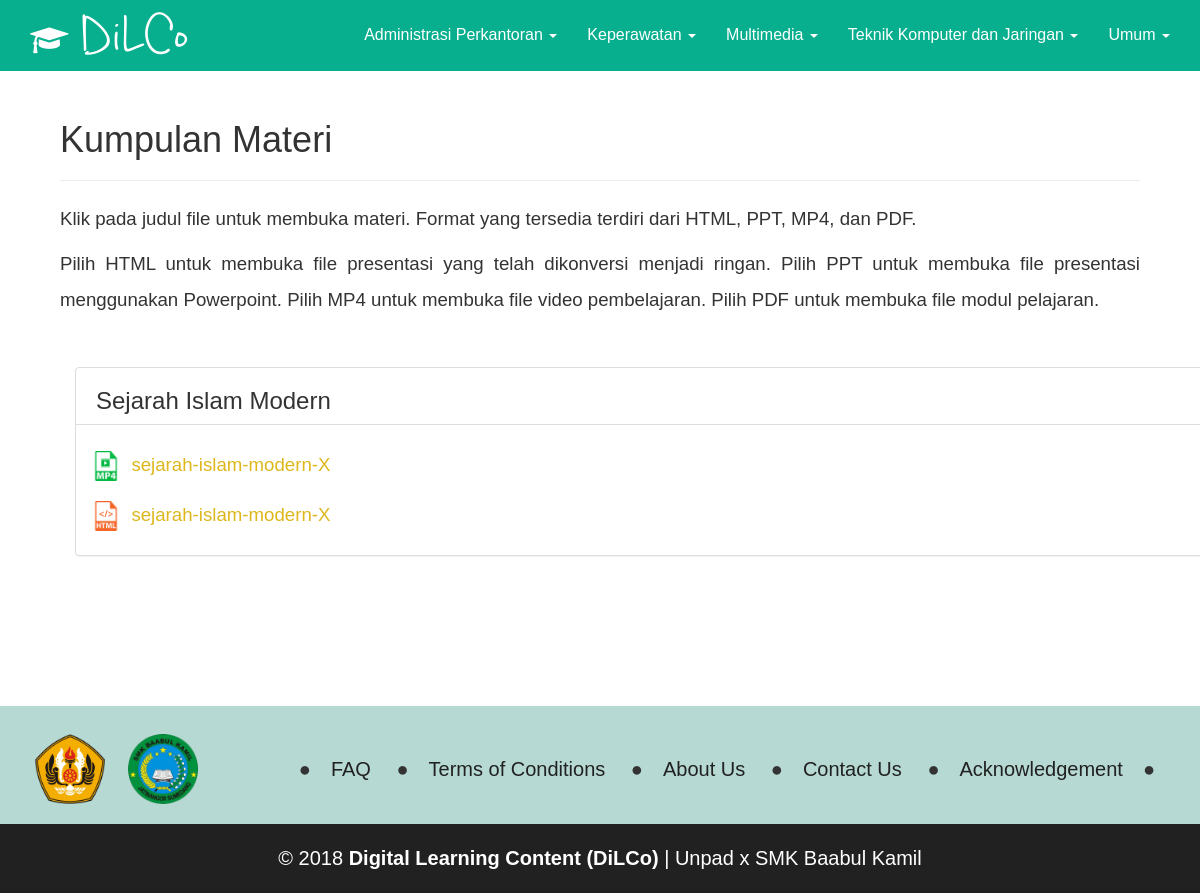
Screenshot of /index.php?mapel=1 with the database file from the repository.
### tables this page shows
CREATE TABLE `jurusan` (
  `id` int(11) NOT NULL,
  `jurusan` varchar(255) NOT NULL
);

CREATE TABLE `materi` (
  `id` int(11) NOT NULL,
  `jurusan_id` int(11) NOT NULL,
  `kelas_id` int(11) NOT NULL,
  `mapel_id` int(11) NOT NULL,
  `materi` varchar(255) NOT NULL
);

CREATE TABLE `materi_file` (
  `id` int(11) NOT NULL,
  `jurusan_id` int(11) NOT NULL,
  `kelas_id` int(11) NOT NULL,
  `mapel_id` int(11) NOT NULL,
  `materi_id` int(11) NOT NULL,
  `konten` varchar(255) NOT NULL
);

### includes/materi.php (the view, shortened to what this page needs)
<?php
$mapel_id = $_GET["mapel"];
$query = mysqli_query($connection, "SELECT materi.*, mata_pelajaran.mata_pelajaran
                                    FROM materi, mata_pelajaran
                                    WHERE mata_pelajaran.id = materi.mapel_id
                                    AND materi.mapel_id = '$mapel_id'
                                    ORDER BY id ASC")
?>
		<div class="content">
			<h1>Kumpulan Materi</h1><hr>
			<p class="detail">Klik pada judul file untuk membuka materi. Format yang tersedia terdiri dari HTML, PPT, MP4, dan PDF.</p>
			<p class="detail">Pilih HTML untuk membuka file presentasi yang telah dikonversi menjadi ringan.
			Pilih PPT untuk membuka file presentasi menggunakan Powerpoint.
			Pilih MP4 untuk membuka file video pembelajaran.
			Pilih PDF untuk membuka file modul pelajaran.</p><br><br>
			<div class="materi">
				<div class="container">
					<?php while($row = mysqli_fetch_array($query)) {
						$materi_id = $row["id"];
						$querysub = mysqli_query($connection, "SELECT * FROM materi_file WHERE materi_id='$materi_id'");
						echo
					'<div class="panel panel-default">
						<div class="panel-heading">
							<h3>'.$row["materi"].'</h3>
						</div>
						<div class="panel-body learned">';
							while ($rowsub = mysqli_fetch_array($querysub)) {
								$name = pathinfo($rowsub["konten"], PATHINFO_FILENAME);
								$ext  = pathinfo($rowsub["konten"], PATHINFO_EXTENSION);
									if ($ext == 'html'){
										echo '<img src="assets/images/html.png">';
									}
									else if ($ext == 'mp4'){
										echo '<img src="assets/images/mp4.png">';
									}
								echo '&nbsp;&nbsp;<a href="admin/materi/'.$rowsub["konten"].'" target="_blank">'.$name.'</a><br>';
						}
					echo
						'</div>
					</div>';
					}?>
				</div>
			</div>
		</div><br><br><br><br>

### includes/head.php (shortened to what this page needs)
<!DOCTYPE html>
<html>
    <head>
        <link rel="stylesheet" type="text/css" media="screen" href="assets/css/custom.css">
        <link rel="stylesheet" type="text/css" media="screen" href="assets/css/bootstrap.min.css">
		<link rel="stylesheet" type="text/css" media="screen" href="assets/css/font-awesome.min.css">
    </head>

### includes/header.php (shortened to what this page needs)
<?php
	$query=mysqli_query($connection, "SELECT * FROM jurusan ORDER BY id ASC");
?>
	<body>
		<div class="navbar navbar-fixed-top x-navbar">
			<div class="container brand">
				<a href="index.php" class="navbar-brand logo"><span class="fa fa-graduation-cap logo"></span> DiLCo</a>
				<div class="collapse navbar-collapse" id="navHeaderCollapse">
					<ul class="navb navbar-nav navbar-right x-nav">
					<?php while($row = mysqli_fetch_array($query)) {
						echo
						'<li>
							<a href="#" class="toscroll scroll dropdown-toggle" data-toggle="dropdown">'.$row["jurusan"].' <b class="caret"></b></a>
							<ul class="dropdown-menu multi-level">';
							echo
							'</ul>
						</li>';
					}?>
					</ul>
				</div>
			</div>
		</div>

### index.php (shortened to what this page needs)
<?php
    include "includes/head.php";
    include "includes/config.php";
    include "includes/header.php";
    if (isset($_GET["home"])) {include "includes/home.php";}
        else if (isset($_GET["mapel"])) {include "includes/materi.php";}
        else if (isset($_GET["faq"])) {include "includes/faq.php";}
        else if (isset($_GET["about"])) {include "includes/about.php";}
        else if (isset($_GET["ackno"])) {include "includes/acknowledgement.php";}
        else {include "includes/home.php";}
    include "includes/footer.php";
?>

### includes/footer.php (shortened to what this page needs)
		<div class="footertips">
			<div class="container">
				<div class="ft-logo">
					<ul>
						<li>
							<a href="http://unpad.ac.id" target="_blank"><img src="assets/images/unpad.png"></a>
						</li>
						<li>&nbsp;&nbsp;&nbsp;&nbsp;</li>
						<li>
							<a href="http://smkbaabulkamil.sch.id" target="_blank"><img src="assets/images/smkbaabulkamil.png"></a>
						</li>
					</ul>
				</div>
				<div class="ft-link footer-link"><br>
					&#9679;&emsp;<a href="index.php?faq">FAQ</a>
					&emsp;&#9679;&emsp;<a href="index.php?faq#toc">Terms of Conditions</a>
					&emsp;&#9679;&emsp;<a href="index.php?about">About Us</a>
					&emsp;&#9679;&emsp;<a href="index.php?about#con">Contact Us</a>
					&emsp;&#9679;&emsp;<a href="index.php?ackno">Acknowledgement</a>&emsp;&#9679;&emsp;
				</div>
				<div class="clearfix"></div>
			</div>
		</div>
		<footer>
			<div class="footer-link">
				&copy; 2018 <b>Digital Learning Content (DiLCo)</b> | Unpad x SMK Baabul Kamil
			</div>
		</footer>
    </body>
</html>

### assets/css/custom.css (style rules this page uses)
p { margin: 0; line-height: 1.9em; }
ul { margin: 0; padding: 0; }
li { list-style-type:none; }
a, a:focus, a:hover, a:active { text-decoration: none; outline: none; }
.navbar { padding: 0; margin: 0; background: none; }
a.navbar-brand.logo { font-family: 'Cashewed Apple', sans-serif; font-size: 65px; color: #fff; }
span.fa.fa-graduation-cap.logo { font-size: 30px; }
.x-nav li a.scroll { color: #fff; font-size: 16px; font-family: 'Raleway Medium', sans-serif; }
.x-navbar { padding: 10px 0; background-color: #07af8e; border-color: #fff; }
.navbar-collapse { padding-right: 15px; padding-left: 15px; overflow-x: visible; -webkit-overflow-scrolling: touch; border-top: 1px solid transparent; -webkit-box-shadow: inset 0 1px 0 rgba(255, 255, 255, .1); box-shadow: inset 0 1px 0 rgba(255, 255, 255, .1); }
.navbar-collapse:before, .navbar-collapse:after { display: table; content: " "; }
.navb { padding-left: 0; margin-bottom: 0; list-style: none; }
.navb > li { position: relative; display: block; }
.navb > li > a { position: relative; display: block; padding: 10px 15px; }
footer { background-color: #212121; color: #fff; font-family: 'Raleway Medium', sans-serif; padding: 20px; bottom: 0; width: 100%; }
.footertips { background-color: #b6dad3; font-family: 'Raleway Medium', sans-serif; padding: 20px; bottom: 69px; width: 100%; }
.footer-link { text-decoration: none; font-size:20px; text-align:center; }
.footer-link a { color: #212121; text-decoration: none; font-size:20px; text-align:center; }
.ft-link { float: right; }
.ft-logo { float: left; }
.ft-logo ul { padding: 0; margin: 0; margin-top: 8px; }
.ft-logo ul li { display: inline-block; }
.ft-logo ul li a { color: #333; text-align: center; }
.ft-logo ul li a img { width:70px; }
.content { font-family: 'Raleway Medium', sans-serif; padding-top: 100px; padding-left: 60px; padding-right: 60px; padding-bottom: 50px; }
.detail { text-align: justify; font-size: 14pt; }
.panel-heading { padding-left: 20px; background-color: #fff; }
.panel-body { font-size: 14pt; line-height: 50px; }
.learned img { width: 30px; }
.learned a, .learned a:active, .learned a:visited { text-decoration: none !important; color: #DEB71C; }

### rows the page displays
jurusan: jurusan "Administrasi Perkantoran"
jurusan: jurusan "Keperawatan"
jurusan: jurusan "Multimedia"
jurusan: jurusan "Teknik Komputer dan Jaringan"
jurusan: jurusan "Umum"
materi: materi "Sejarah Islam Modern"
materi_file: konten "sejarah-islam-modern-X"
materi_file: konten "sejarah-islam-modern-X"
